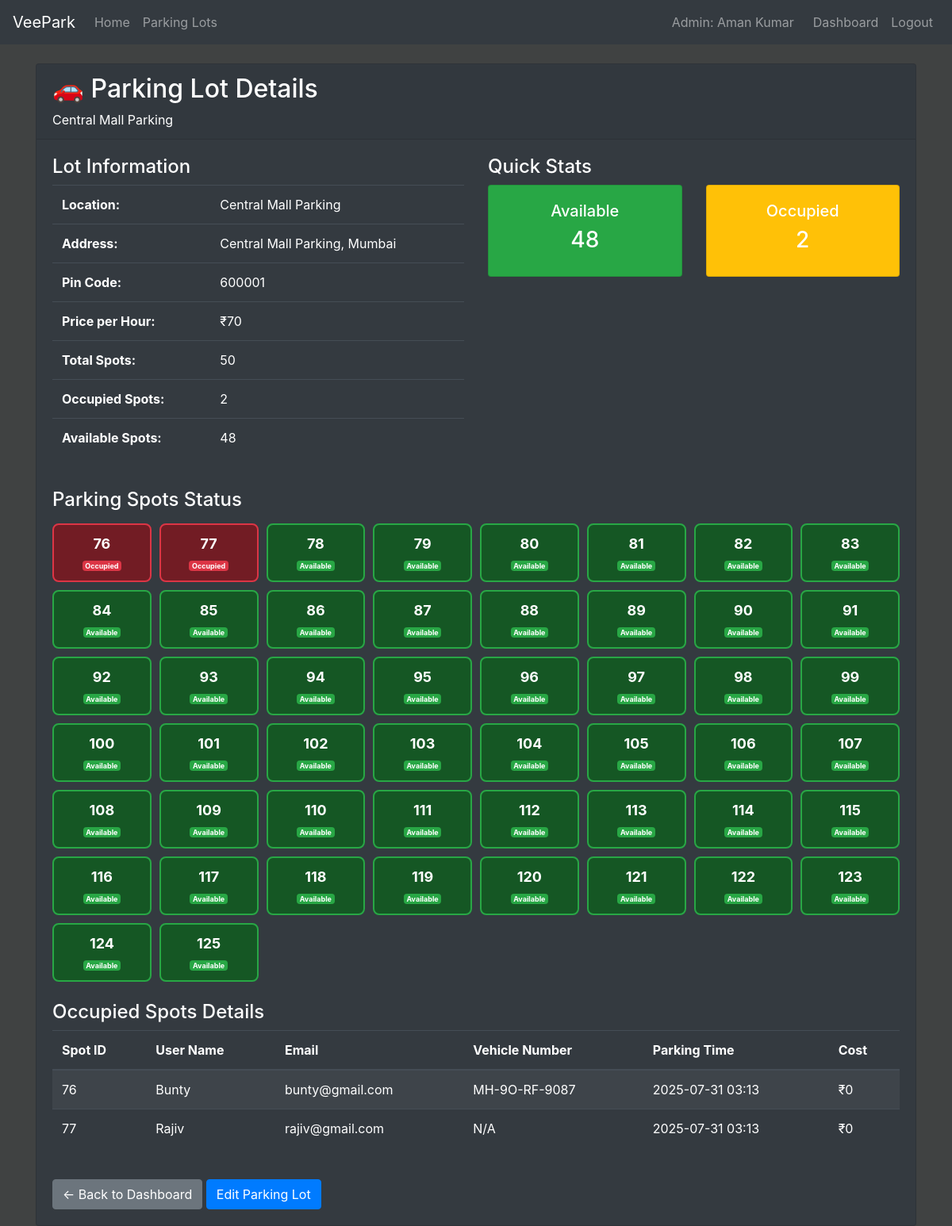
The page /admin/parking-lots/2 (signed in) on the database as committed earlier.
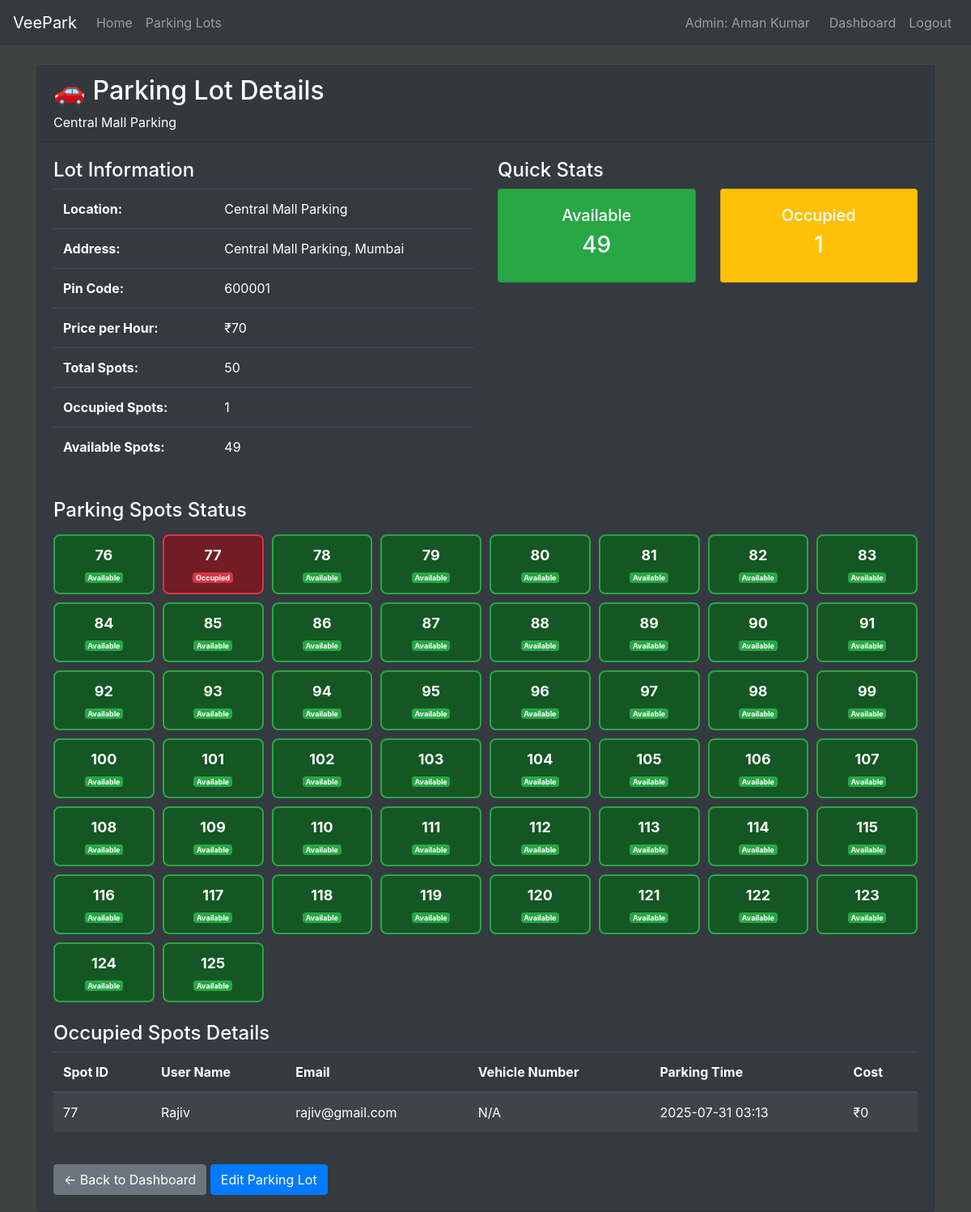
The same page on the database as committed later.
### models/models.py (models this page shows, shortened)
class ParkingLot(db.Model):
    __tablename__ = 'parking_lot'
    id=db.Column(db.Integer(), primary_key=True)
    location = db.Column(db.String(50), nullable=False)
    pincode=db.Column(db.Integer(), nullable=False)
    price=db.Column(db.Integer(), nullable=False)
    maxSpots=db.Column(db.Integer(), nullable=False)
    address=db.Column(db.String(200), nullable=False)
    occupied=db.Column(db.Integer(), default=0)
    parking_spots = db.relationship('ParkingSpot', backref='parking_lot', lazy=True)

class ParkingSpot(db.Model):
    __tablename__ = 'parking_spot'
    id=db.Column(db.Integer(), primary_key=True)
    lotid=db.Column(db.Integer(), db.ForeignKey('parking_lot.id'), nullable=False)
    status = db.Column(db.String(5), default="A")
    veichleNumber=db.Column(db.String(20), nullable=True)

class User(db.Model):
    __tablename__ = 'user'
    id= db.Column(db.Integer(), primary_key=True)
    fullname = db.Column(db.String(30), nullable = False)
    email = db.Column(db.String(25), unique = True,nullable = False)
    password = db.Column(db.String(), nullable= False)
    role = db.Column(db.String(10), nullable=False, default='user')
    status=db.Column(db.Integer(), nullable=False)
    reservations_by_email = db.relationship('ReserveParkingSpot', backref='user_email_rel', foreign_keys='ReserveParkingSpot.email', primaryjoin="User.email == ReserveParkingSpot.email", lazy=True)

class ReserveParkingSpot(db.Model):
    __tablename__ = 'reserve_parking_spot'
    id=db.Column(db.Integer(), primary_key=True)
    spotid=db.Column(db.Integer(), db.ForeignKey('parking_spot.id'), nullable=False)
    lotid=db.Column(db.Integer(), db.ForeignKey('parking_lot.id'), nullable=False)
    email=db.Column(db.String(25), db.ForeignKey('user.email'), nullable=False)
    veichleNumber=db.Column(db.String(50), nullable=True)
    parking_time=db.Column(db.DateTime, nullable=False, default=datetime.datetime.now)
    release_time=db.Column(db.DateTime, nullable=True)
    parkingcost=db.Column(db.Integer(), nullable=True, default=0)
    ispaid=db.Column(db.Integer(), default=0)
    parking_spot_rel = db.relationship('ParkingSpot', backref='reservations', foreign_keys=[spotid], lazy=True)
    parking_lot_rel = db.relationship('ParkingLot', backref='reservations', foreign_keys=[lotid], lazy=True)

### controllers/controllers.py (the view)
@controllers.route('/admin/parking-lots/<int:lot_id>')
def view_parking_lot_details(lot_id):
    if not session.get('user_id') or session.get('user_role') != 'admin':
        flash('Access denied. Admin login required.', 'danger')
        return redirect(url_for('controllers.admin_login'))
    parking_lot = ParkingLot.query.get_or_404(lot_id)
    parking_spots = ParkingSpot.query.filter_by(lotid=lot_id).all()
    occupied_spots_with_details = []
    for spot in parking_spots:
        if spot.status == "O":
            reservation = ReserveParkingSpot.query.filter_by(spotid=spot.id).first()
            if reservation:
                occupied_spots_with_details.append({
                    'spot': spot,
                    'reservation': reservation,
                    'user': User.query.filter_by(email=reservation.email).first()
                })
    return render_template('parking_lot_details.html',
                         parking_lot=parking_lot,
                         parking_spots=parking_spots,
                         occupied_spots_with_details=occupied_spots_with_details)

### templates/parking_lot_details.html (shortened to what the changed rows need)
{% extends 'index.html' %}
{% block content %}
<div class="container mt-4">
    <div class="row">
        <div class="col-12">
            <div class="card bg-dark text-white">
                <div class="card-header">
                    <h2>🚗 Parking Lot Details</h2>
                    <p class="mb-0">{{ parking_lot.location }}</p>
                </div>
                <div class="card-body">
                    <div class="row mb-4">
                        <div class="col-md-6">
                            <table class="table table-dark">
                                <tr>
                                    <td><strong>Location:</strong></td>
                                    <td>{{ parking_lot.location }}</td>
                                </tr>
                                <tr>
                                    <td><strong>Address:</strong></td>
                                    <td>{{ parking_lot.address }}</td>
                                </tr>
                                <tr>
                                    <td><strong>Pin Code:</strong></td>
                                    <td>{{ parking_lot.pincode }}</td>
                                </tr>
                                <tr>
                                    <td><strong>Price per Hour:</strong></td>
                                    <td>₹{{ parking_lot.price }}</td>
                                </tr>
                                <tr>
                                    <td><strong>Total Spots:</strong></td>
                                    <td>{{ parking_lot.maxSpots }}</td>
                                </tr>
                                <tr>
                                    <td><strong>Occupied Spots:</strong></td>
                                    <td>{{ parking_lot.occupied }}</td>
                                </tr>
                                <tr>
                                    <td><strong>Available Spots:</strong></td>
                                    <td>{{ parking_lot.maxSpots - parking_lot.occupied }}</td>
                                </tr>
                            </table>
                        </div>
                        <div class="col-md-6">
                            <div class="row">
                                <div class="col-6">
                                    <div class="card bg-success text-white mb-2">
                                        <div class="card-body text-center">
                                            <h5>Available</h5>
                                            <h3>{{ parking_lot.maxSpots - parking_lot.occupied }}</h3>
                                        </div>
                                    </div>
                                </div>
                                <div class="col-6">
                                    <div class="card bg-warning text-white mb-2">
                                        <div class="card-body text-center">
                                            <h5>Occupied</h5>
                                            <h3>{{ parking_lot.occupied }}</h3>
                                        </div>
                                    </div>
                                </div>
                            </div>
                        </div>
                    </div>
                    <div class="row mb-4">
                        <div class="col-12">
                            <div class="parking-spots-grid">
                                {% for spot in parking_spots %}
                                <div class="spot-item {% if spot.status == 'O' %}occupied{% else %}available{% endif %}">
                                    <div class="spot-number">{{ spot.id }}</div>
                                    <div class="spot-status">
                                        {% if spot.status == 'O' %}
                                            <span class="badge badge-danger">Occupied</span>
                                        {% else %}
                                            <span class="badge badge-success">Available</span>
                                        {% endif %}
                                    </div>
                                </div>
                                {% endfor %}
                            </div>
                        </div>
                    </div>
                    {% if occupied_spots_with_details %}
                    <div class="row mb-4">
                        <div class="col-12">
                            <div class="table-responsive">
                                <table class="table table-dark table-striped">
                                    <thead>
                                        <tr>
                                            <th>Spot ID</th>
                                            <th>User Name</th>
                                            <th>Email</th>
                                            <th>Vehicle Number</th>
                                            <th>Parking Time</th>
                                            <th>Cost</th>
                                        </tr>
                                    </thead>
                                    <tbody>
                                        {% for item in occupied_spots_with_details %}
                                        <tr>
                                            <td>{{ item.spot.id }}</td>
                                            <td>{{ item.user.fullname if item.user else 'N/A' }}</td>
                                            <td>{{ item.reservation.email }}</td>
                                            <td>{{ item.reservation.veichleNumber or 'N/A' }}</td>
                                            <td>{{ item.reservation.parking_time.strftime('%Y-%m-%d %H:%M') }}</td>
                                            <td>₹{{ item.reservation.parkingcost or 0 }}</td>
                                        </tr>
                                        {% endfor %}
                                    </tbody>
                                </table>
                            </div>
                        </div>
                    </div>
                    {% endif %}
                </div>
            </div>
        </div>
    </div>
</div>
{% endblock %}

Rows that differ between the two databases and show on the page:
no longer on this page (row unchanged): User: user "Bunty"
no longer on this page (row edited): ReserveParkingSpot: reservation.email "bunty@gmail.com", reservation "MH-9O-RF-9087", reservation.parking_time "2025-07-31 03:13", reservation "0"
changed ParkingLot "Central Mall Parking": occupied "2" → "1"; parking_lot.maxSpots-parking_lot.occupied "48" → "49"
changed ParkingSpot id 76: status "Occupied" → "Available"
Other text that changed with them:
list line gone: "76"
